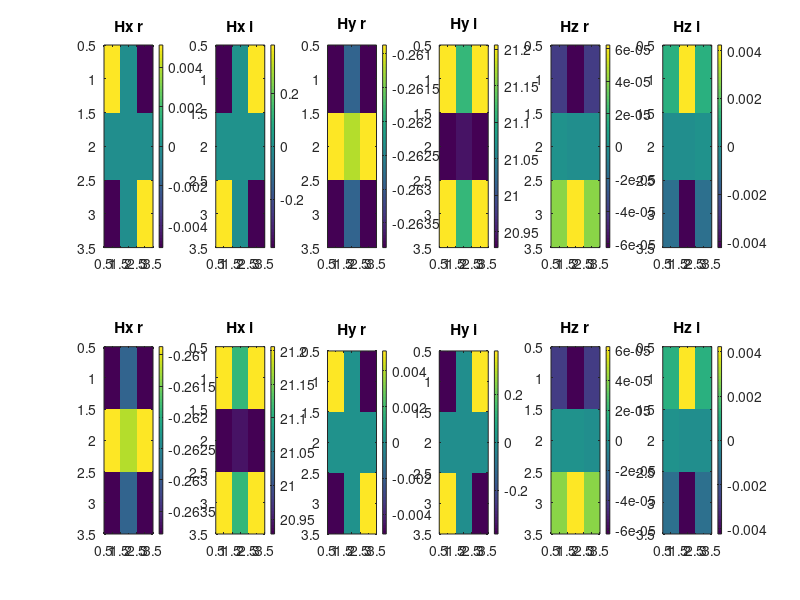

Recreate this plot in MATLAB.

d1 = load('data11.txt');
d2 = load('data22.txt');

x = d1(:,1);
y = d1(:,2);


subplot(2,6,1)
d = reshape(d1(:,4), 3,3);
imagesc(d)
title("Hx r")
colorbar

subplot(2,6,2)
d = reshape(d1(:,5), 3,3);
imagesc(d)
title("Hx i")
colorbar

subplot(2,6,3)
d = reshape(d1(:,6), 3,3);
imagesc(d)
title("Hy r")
colorbar

subplot(2,6,4)
d = reshape(d1(:,7), 3,3);
imagesc(d)
title("Hy i")
colorbar

subplot(2,6,5)
d = reshape(d1(:,8), 3,3);
imagesc(d)
title("Hz r")
colorbar

subplot(2,6,6)
d = reshape(d1(:,9), 3,3);
imagesc(d)
title("Hz i")
colorbar

%-----------

subplot(2,6,7)
d = reshape(d2(:,4), 3,3);
imagesc(-d')
title("Hx r")
colorbar

subplot(2,6,8)
d = reshape(d2(:,5), 3,3);
imagesc(-d')
title("Hx i")
colorbar

subplot(2,6,9)
d = reshape(d2(:,6), 3,3);
imagesc(-d')
title("Hy r")
colorbar

subplot(2,6,10)
d = reshape(d2(:,7), 3,3);
imagesc(-d')
title("Hy i")
colorbar

subplot(2,6,11)
d = reshape(d2(:,8), 3,3);
imagesc(-d')
title("Hz r")
colorbar

subplot(2,6,12)
d = reshape(d2(:,9), 3,3);
imagesc(-d')
title("Hz i")
colorbar
